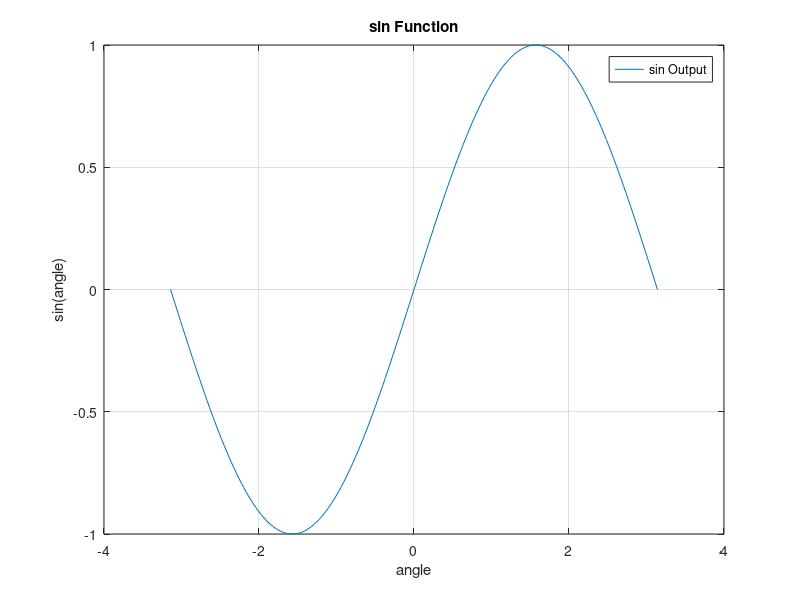

Write the MATLAB code that produced this figure.
function function_without_in_and_output()
clc
clear all
close all
fprintf('Angle:\n')
angle=[-pi:pi/100:pi]
fprintf('Sin Value :\n')
sin_=sin(angle)
plot(angle,sin_)
grid on 
xlabel('angle')
ylabel('sin(angle)')
title('sin Function')
legend('sin Output')
end 
